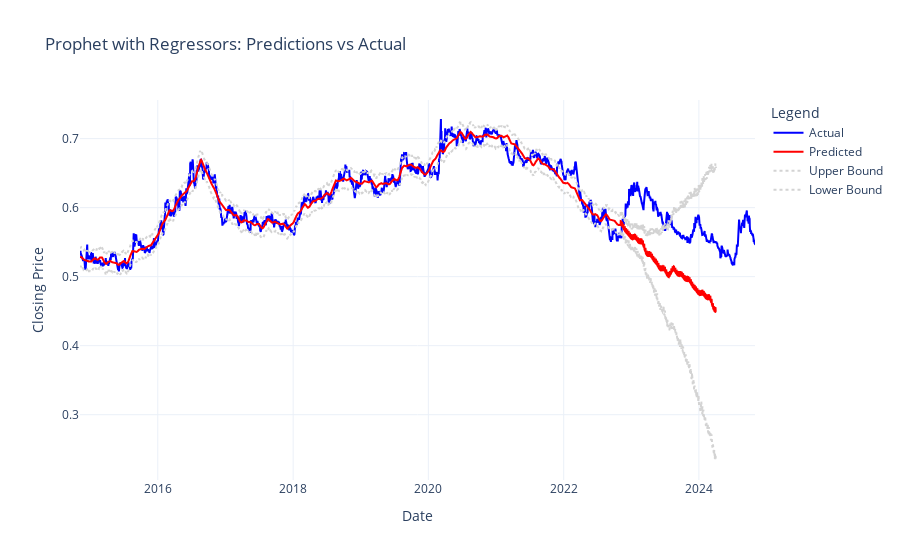

Notebook cell for this chart:
### Code cell
import pandas as pd
from prophet import Prophet
import plotly.graph_objects as go
from sklearn.metrics import mean_absolute_error, mean_squared_error
import numpy as np

# Load the data
# Ensure your dataset has columns like 'Date', 'Closing_price', 'RSI', 'MACD', etc.
df = jpy_inr  # Replace `jpy_inr` with your actual dataframe variable
print("Columns in dataset:", df.columns)

# Rename columns as Prophet requires 'ds' (date) and 'y' (target)
df.rename(columns={'Date': 'ds', 'Closing_price': 'y'}, inplace=True)

# Drop missing values
df.dropna(inplace=True)

# Specify the additional regressors
regressors = [
    'Deseasonalized_Day_high', 'Deseasonalized_Day_low',
    'Deseasonalized_Open_price', 'EMA_100', 'EMA_200', 'EMA_50', 'RSI',
    'MACD', 'Signal_Line', 'MACD_Histogram', 'SMA', 'Upper Band', 'Lower Band'
]

# Ensure all specified regressors are present in the dataset
missing_regressors = [r for r in regressors if r not in df.columns]
if missing_regressors:
    raise ValueError(f"Missing regressors in dataset: {missing_regressors}")

# Initialize the Prophet model with tuned hyperparameters
prophet_model = Prophet(
    changepoint_prior_scale=best_params['changepoint_prior_scale'],
    seasonality_prior_scale=best_params['seasonality_prior_scale'],
    holidays_prior_scale=best_params['holidays_prior_scale'],
    changepoint_range=best_params['changepoint_range'],
    growth=best_params['growth']
)

# Set the random state for reproducibility
prophet_model.random_state = 42

# Add each regressor to the Prophet model
for regressor in regressors:
    prophet_model.add_regressor(regressor)

# Split data into training and testing sets (80% train, 20% test)
train_size = int(0.8 * len(df))
train = df[:train_size]
test = df[train_size:]


# Train the model
#best_model.fit(train[['ds', 'y'] + regressors ])

# Create a future dataframe for predictions
future = best_model.make_future_dataframe(periods=len(test))
for regressor in regressors:
    future[regressor] = df[regressor]



# Make predictions
forecast = best_model.predict(future)

# Evaluate model performance
def evaluate_model(y_true, y_pred):
    mae = mean_absolute_error(y_true, y_pred)
    mse = mean_squared_error(y_true, y_pred)
    rmse = np.sqrt(mse)
    mape = np.mean(np.abs((y_true - y_pred) / y_true)) * 100
    accuracy = 100 - mape
    return mae, mse, rmse, mape, accuracy

# Evaluate on train and test sets
train_forecast = best_model.predict(train[['ds'] + regressors ])
train_yhat = train_forecast['yhat'].values
train_metrics = evaluate_model(train['y'].values, train_yhat)

test_forecast = best_model.predict(test[['ds'] + regressors ])
test_yhat = test_forecast['yhat'].values
test_metrics = evaluate_model(test['y'].values, test_yhat)

# Print metrics
print("Train Metrics:")
print(f"MAE: {train_metrics[0]:.4f}, MSE: {train_metrics[1]:.4f}, RMSE: {train_metrics[2]:.4f}, MAPE: {train_metrics[3]:.2f}%, Accuracy: {train_metrics[4]:.2f}%")
print("\nTest Metrics:")
print(f"MAE: {test_metrics[0]:.4f}, MSE: {test_metrics[1]:.4f}, RMSE: {test_metrics[2]:.4f}, MAPE: {test_metrics[3]:.2f}%, Accuracy: {test_metrics[4]:.2f}%")

# Plot predictions vs actual values
fig = go.Figure()

# Plot actual values
fig.add_trace(go.Scatter(x=df['ds'], y=df['y'], mode='lines', name='Actual', line=dict(color='blue')))

# Plot predicted values
fig.add_trace(go.Scatter(x=forecast['ds'], y=forecast['yhat'], mode='lines', name='Predicted', line=dict(color='red')))

# Plot upper and lower bounds
fig.add_trace(go.Scatter(
    x=forecast['ds'], y=forecast['yhat_upper'], mode='lines', name='Upper Bound',
    line=dict(color='lightgrey', dash='dot')
))
fig.add_trace(go.Scatter(
    x=forecast['ds'], y=forecast['yhat_lower'], mode='lines', name='Lower Bound',
    line=dict(color='lightgrey', dash='dot')
))

# Update layout
fig.update_layout(
    title="Prophet with Regressors: Predictions vs Actual",
    xaxis_title="Date",
    yaxis_title="Closing Price",
    legend_title="Legend",
    template="plotly_white"
)

fig.show()

### Figure 1 — Plotly figure (JSON) as saved in the notebook; plotly's stock layout.template omitted (floating-point values rounded to 4 significant figures; data arrays with more than 128 entries replaced by an {"elided": "..."} marker saying what was removed)
{"data": [{"line": {"color": "blue"}, "mode": "lines", "name": "Actual", "type": "scatter", "x": {"elided": "2602 str values"}, "y": {"elided": "2602 float values"}}, {"line": {"color": "red"}, "mode": "lines", "name": "Predicted", "type": "scatter", "x": {"elided": "2602 str values"}, "y": {"elided": "2602 float values"}}, {"line": {"color": "lightgrey", "dash": "dot"}, "mode": "lines", "name": "Upper Bound", "type": "scatter", "x": {"elided": "2602 str values"}, "y": {"elided": "2602 float values"}}, {"line": {"color": "lightgrey", "dash": "dot"}, "mode": "lines", "name": "Lower Bound", "type": "scatter", "x": {"elided": "2602 str values"}, "y": {"elided": "2602 float values"}}], "layout": {"legend": {"title": {"text": "Legend"}}, "title": {"text": "Prophet with Regressors: Predictions vs Actual"}, "xaxis": {"title": {"text": "Date"}}, "yaxis": {"title": {"text": "Closing Price"}}}}
